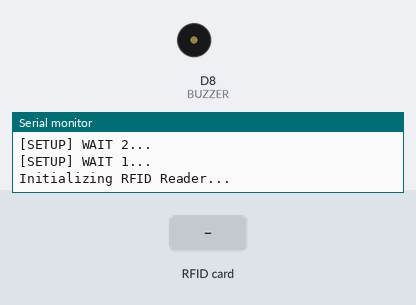
This sketch was run on a simulated ESP8266 (NodeMCU). On the bench: buzzer (waves = sounding), the last lines printed to the serial monitor. Inputs (shaded band) come from the test bench. WiFi joins after 1.5 s; servers stay silent unless stated; uploads are accepted with an empty reply.

Above: at 7.2 s.
7.3 s: RFID card 5E 7A 19 C4 held to the reader
At 7.9 s:
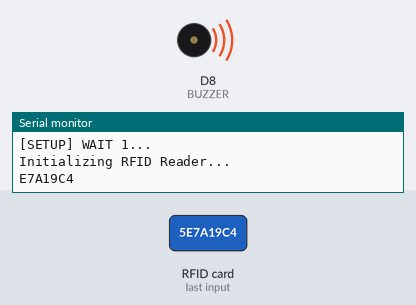
Timing chart, 0 to 10.3 s (numbered marks = the images above; inputs shaded):
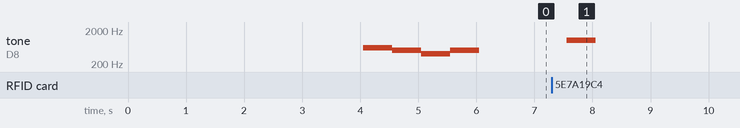

The sketch:

rfid_scan.ino
```cpp
#include <Arduino.h>

#include <ESP8266WiFi.h>
#include <ESP8266WiFiMulti.h>
#include <ESP8266HTTPClient.h>
#include <WiFiClient.h>

#include <SPI.h>
#include <MFRC522.h>

#define SSID "tbc_iot"
#define PASSWORD "wifi_password"
#define SERVER_IP "http://192.168.1.1:8000"

#define SS_PIN D10
#define RST_PIN D9
#define BUZZER D8

ESP8266WiFiMulti WiFiMulti;

MFRC522 mfrc522(SS_PIN, RST_PIN);   // MFRC522 instance.

void setup()
{
  Serial.begin(9600);   // Begin serial communication with computer
  SPI.begin();          // Begin SPI bus

  // Intiate Wifi
  for (uint8_t t = 4; t > 0; t--) {
    Serial.printf("[SETUP] WAIT %d...\n", t);
    Serial.flush();
    delay(1000);
  }

  WiFi.mode(WIFI_STA);
  WiFiMulti.addAP(SSID, PASSWORD);

  // Intiate RFID Reader
  mfrc522.PCD_Init();
  Serial.println("Initializing RFID Reader...");
  Serial.println();

  // Set buzzer
  pinMode(BUZZER, OUTPUT);

  // Notify User that the System is Ready to be used
  tone(BUZZER, 600);
  delay(500);
  tone(BUZZER, 500);
  delay(500);
  tone(BUZZER, 400);
  delay(500);
  tone(BUZZER, 500);
  delay(500);
  noTone(BUZZER);
}

void get(String url)
{
    WiFiClient client;

    HTTPClient http;

    Serial.print("[HTTP] begin...\n");
    if (http.begin(client, url)) {

      // start connection
      int httpCode = http.GET();

      // httpCode will be negative on error
      if (httpCode > 0) {
        // HTTP header has been send and Server response header has been handled
        Serial.printf("[HTTP] code: %d\n", httpCode);

        // file found at server
        if (httpCode == HTTP_CODE_OK || httpCode == HTTP_CODE_MOVED_PERMANENTLY) {
          String payload = http.getString();
          Serial.println(payload);
        }
      } else {
        Serial.printf("[HTTP] GET... failed, error: %s\n", http.errorToString(httpCode).c_str());
      }

      http.end();
    } else {
      Serial.printf("[HTTP} Unable to connect\n");
    }
}

void loop()
{
  // wait for WiFi connection
  if ((WiFiMulti.run() == WL_CONNECTED)) {
    // Look for new cards
    if ( ! mfrc522.PICC_IsNewCardPresent())
    {
      return;
    }

    // Select one of the cards
    if ( ! mfrc522.PICC_ReadCardSerial())
    {
      return;
    }

    String content= "";
    byte letter;

    for (byte i = 0; i < mfrc522.uid.size; i++)
    {
       content.concat(String(mfrc522.uid.uidByte[i] < 0x10 ? "0" : ""));
       content.concat(String(mfrc522.uid.uidByte[i], HEX));
    }
    Serial.println();
    content.toUpperCase();
    if(content.substring(1)){
      // Handle RFID
      Serial.println(content.substring(1));

      // Send 1KHz sound signal...
      tone(BUZZER, 1000);
      delay(500);
      noTone(BUZZER);

      // Send RFID to Server
      get(String(SERVER_IP) + "/v1/arduino/scan?rfid=" + content.substring(1));
    }
  }
} 
```

Measured:
- after the input at 7.3 s, tone on D8 (BUZZER): silent → 1000 Hz after 0.26 s, → silent 0.50 s later
- by itself, tone on D8 (BUZZER): plays 600 Hz for 0.50 s, 500 Hz for 0.50 s, 400 Hz for 0.50 s, 500 Hz for 0.50 s
